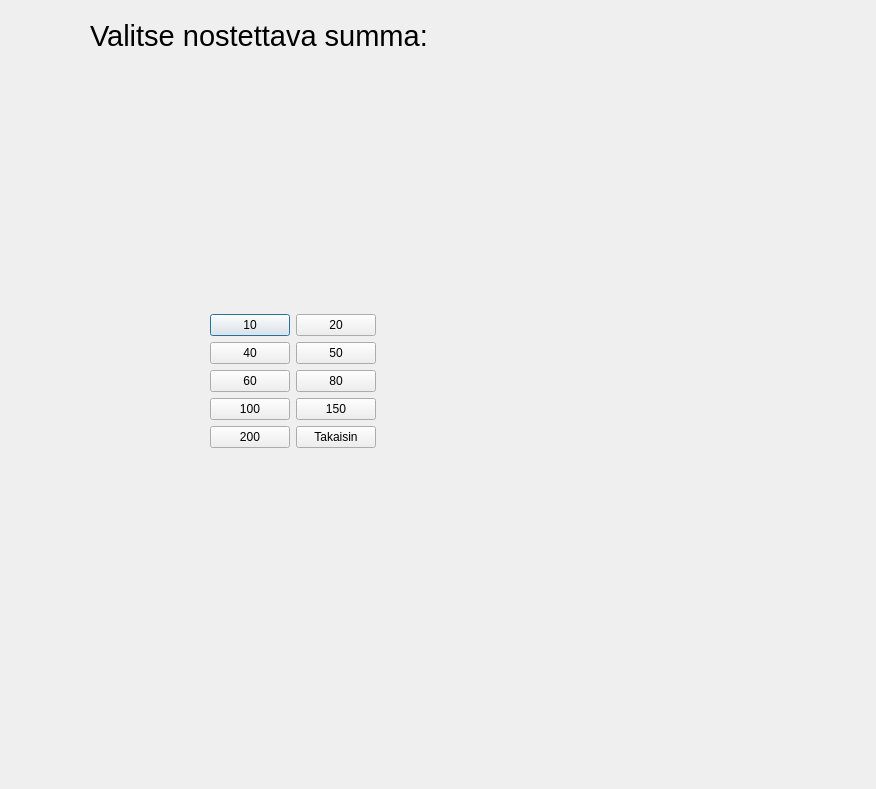
<?xml version="1.0" encoding="UTF-8"?>
<ui version="4.0">
 <class>NostaRahaa</class>
 <widget class="QDialog" name="NostaRahaa">
  <property name="geometry">
   <rect>
    <x>0</x>
    <y>0</y>
    <width>876</width>
    <height>789</height>
   </rect>
  </property>
  <property name="windowTitle">
   <string>Dialog</string>
  </property>
  <widget class="QLabel" name="label">
   <property name="geometry">
    <rect>
     <x>90</x>
     <y>20</y>
     <width>531</width>
     <height>31</height>
    </rect>
   </property>
   <property name="font">
    <font>
     <pointsize>22</pointsize>
    </font>
   </property>
   <property name="text">
    <string>Valitse nostettava summa:</string>
   </property>
  </widget>
  <widget class="QWidget" name="formLayoutWidget">
   <property name="geometry">
    <rect>
     <x>100</x>
     <y>130</y>
     <width>381</width>
     <height>501</height>
    </rect>
   </property>
   <layout class="QFormLayout" name="formLayout">
    <property name="fieldGrowthPolicy">
     <enum>QFormLayout::FieldsStayAtSizeHint</enum>
    </property>
    <property name="labelAlignment">
     <set>Qt::AlignCenter</set>
    </property>
    <property name="formAlignment">
     <set>Qt::AlignCenter</set>
    </property>
    <item row="0" column="0">
     <widget class="QPushButton" name="N10">
      <property name="sizePolicy">
       <sizepolicy hsizetype="Fixed" vsizetype="Fixed">
        <horstretch>0</horstretch>
        <verstretch>0</verstretch>
       </sizepolicy>
      </property>
      <property name="text">
       <string>10</string>
      </property>
     </widget>
    </item>
    <item row="0" column="1">
     <widget class="QPushButton" name="N20">
      <property name="text">
       <string>20</string>
      </property>
     </widget>
    </item>
    <item row="1" column="0">
     <widget class="QPushButton" name="N40">
      <property name="text">
       <string>40</string>
      </property>
     </widget>
    </item>
    <item row="1" column="1">
     <widget class="QPushButton" name="N50">
      <property name="text">
       <string>50</string>
      </property>
     </widget>
    </item>
    <item row="2" column="0">
     <widget class="QPushButton" name="N60">
      <property name="text">
       <string>60</string>
      </property>
     </widget>
    </item>
    <item row="2" column="1">
     <widget class="QPushButton" name="nosta80">
      <property name="text">
       <string>80</string>
      </property>
     </widget>
    </item>
    <item row="3" column="0">
     <widget class="QPushButton" name="N100">
      <property name="text">
       <string>100</string>
      </property>
     </widget>
    </item>
    <item row="3" column="1">
     <widget class="QPushButton" name="N150">
      <property name="text">
       <string>150</string>
      </property>
     </widget>
    </item>
    <item row="4" column="0">
     <widget class="QPushButton" name="N200">
      <property name="text">
       <string>200</string>
      </property>
     </widget>
    </item>
    <item row="4" column="1">
     <widget class="QPushButton" name="goBack">
      <property name="text">
       <string>Takaisin</string>
      </property>
     </widget>
    </item>
   </layout>
  </widget>
 </widget>
 <resources/>
 <connections/>
</ui>
